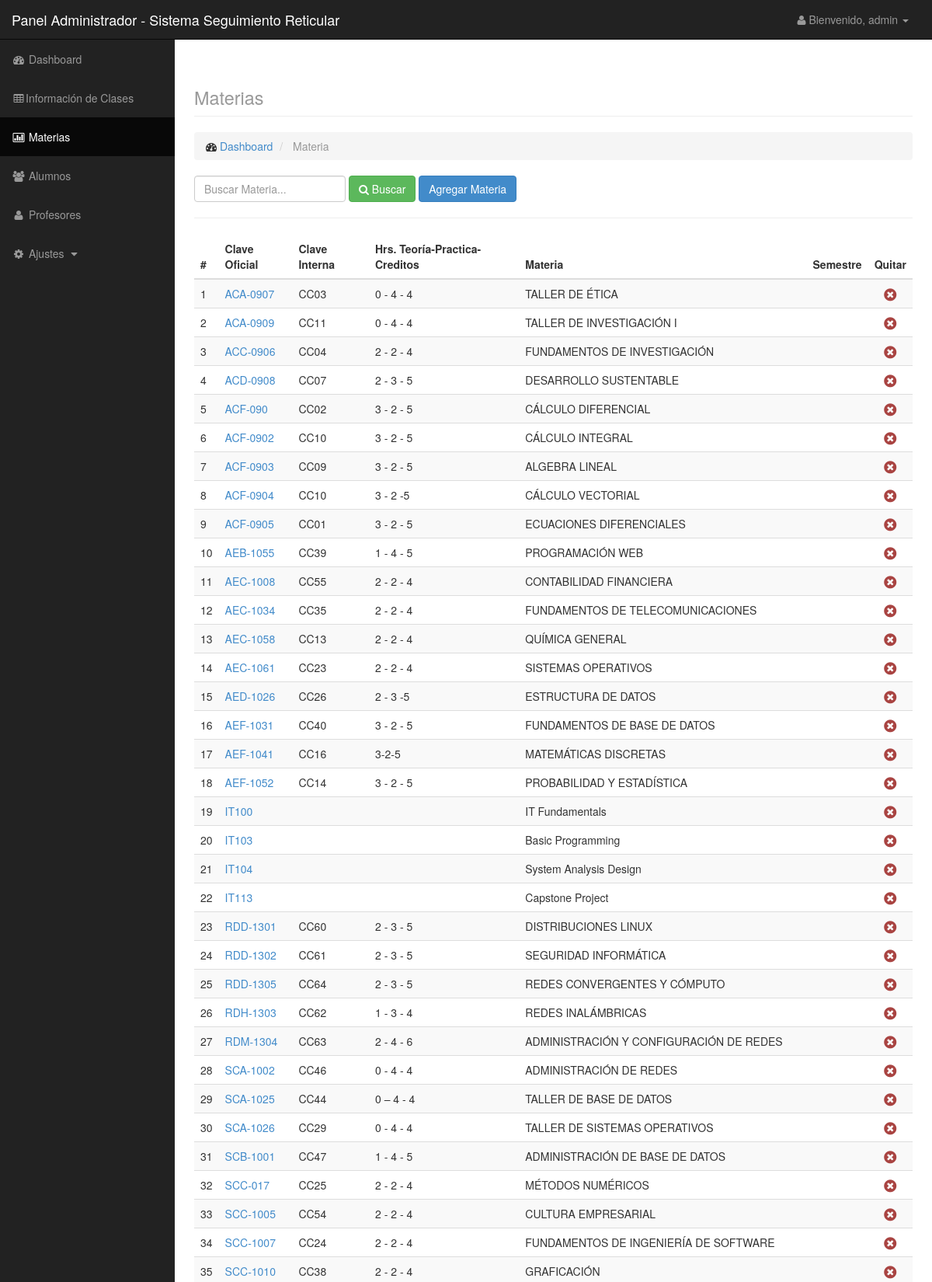
/retic/admin/subject.php (signed in, upper part), run on the app's committed database.
### tables this page shows
CREATE TABLE `subject` (
  `id` int(11) NOT NULL,
  `code` varchar(50) NOT NULL,
  `title` varchar(100) NOT NULL,
  `clave_inter` varchar(50) NOT NULL,
  `hrs` varchar(50) NOT NULL,
  `semestre_fk` int(2) NOT NULL
);

### retic/admin/data/data_model.php (called while the page is built, shortened)
<?php
    $data = new Data();
    class Data {
        function getsubject($search){
            $q = "select * from subject where code like '%$search%' or title like '%$search%' order by code asc";
            $r = mysql_query($q);
            return $r;
        }
    }
?>

### retic/admin/subject.php (the view, shortened to what this page needs)
<?php
    include('include/header.php');
    include('include/sidebar.php');
    include('data/data_model.php');
    $search = isset($_POST['search']) ? $_POST['search']: null;
    $subject = $data->getsubject($search);
?>
<div id="page-wrapper">
    <div class="container-fluid">
        <div class="row">
            <div class="col-lg-12">
                <h1 class="page-header">
                    <small>Materias</small>
                </h1>
                <ol class="breadcrumb">
                    <li>
                        <i class="fa fa-dashboard"></i> <a href="index.php">Dashboard</a>
                    </li>
                    <li class="active">
                        Materia
                    </li>
                </ol>
            </div>
        </div>
        <div class="row">
            <div class="col-lg-12">
                <div class="form-inline form-padding">
                    <form action="subject.php" method="post">
                        <input type="text" class="form-control" name="search" placeholder="Buscar Materia...">
                        <button type="submit" name="submitsearch" class="btn btn-success"><i class="fa fa-search"></i> Buscar</button>
                        <button type="button" class="btn btn-primary" data-toggle="modal" data-target="#addsubject">Agregar Materia</button>
                    </form>
                </div>
            </div>
        </div>
        <hr />
        <div class="row">
            <div class="col-lg-12">
            </div>
        </div>
        <div class="row">
            <div class="col-lg-12">
                <div class="table-responsive">
                    <table class="table table-striped">
                        <thead>
                            <tr>
                                <th>#</th>
                                <th>Clave Oficial</th>
								<th>Clave Interna</th>
								<th>Hrs. Teoría-Practica-Creditos</th>
                                <th>Materia</th>
								<th>Semestre</th>
                                <th class="text-center">Quitar</th>
                            </tr>
                        </thead>
                        <tbody>
                            <?php $c = 1; ?>
                            <?php while($row = mysql_fetch_array($subject)): ?>
                                <tr>
                                    <td><?php echo $c;?></td>
                                    <td><a href="edit.php?type=subject&id=<?php echo $row['id']?>"><?php echo $row['code'];?></a></td>
                                    <td><?php echo $row['clave_inter'];?></td>
									 <td><?php echo $row['hrs'];?></td>
									  <td><?php echo $row['title'];?></td>
									  <td><?php echo $row['semestre'];?></td>
                                    <td class="text-center"><a href="data/data_model.php?q=delete&table=subject&id=<?php echo $row['id']?>"><i class="fa fa-times-circle fa-lg text-danger confirmation"></i></a></td>
                                </tr>
                            <?php $c++; ?>
                            <?php endwhile; ?>
                        </tbody>
                    </table>
                </div>
            </div>
        </div>
    </div>
</div>
<?php include('include/footer.php'); ?>

### retic/css/sb-admin.css (style rules this page uses)
body { margin-top: 100px; background-color: #222; }
@media (min-width:768px) { body { margin-top: 50px; } }
#page-wrapper { width: 100%; padding: 0; background-color: #fff; }
@media (min-width:768px) { #page-wrapper { padding: 10px; } }

### data on the page
subject: code "ACA-0907", clave_inter "CC03", hrs "0 - 4 - 4", title "TALLER DE ÉTICA"
subject: code "ACA-0909", clave_inter "CC11", hrs "0 - 4 - 4", title "TALLER DE INVESTIGACIÓN I"
subject: code "ACC-0906", clave_inter "CC04", hrs "2 - 2 - 4", title "FUNDAMENTOS DE INVESTIGACIÓN"
subject: code "ACD-0908", clave_inter "CC07", hrs "2 - 3 - 5", title "DESARROLLO SUSTENTABLE"
subject: code "ACF-090", clave_inter "CC02", hrs "3 - 2 - 5", title "CÁLCULO DIFERENCIAL"
subject: code "ACF-0902", clave_inter "CC10", hrs "3 - 2 - 5", title "CÁLCULO INTEGRAL"
subject: code "ACF-0903", clave_inter "CC09", hrs "3 - 2 - 5", title "ALGEBRA LINEAL"
subject: code "ACF-0904", clave_inter "CC10", hrs "3 - 2 -5", title "CÁLCULO VECTORIAL"
subject: code "ACF-0905", clave_inter "CC01", hrs "3 - 2 - 5", title "ECUACIONES DIFERENCIALES"
subject: code "AEB-1055", clave_inter "CC39", hrs "1 - 4 - 5", title "PROGRAMACIÓN WEB"
subject: code "AEC-1008", clave_inter "CC55", hrs "2 - 2 - 4", title "CONTABILIDAD FINANCIERA"
subject: code "AEC-1034", clave_inter "CC35", hrs "2 - 2 - 4", title "FUNDAMENTOS DE TELECOMUNICACIONES"
subject: code "AEC-1058", clave_inter "CC13", hrs "2 - 2 - 4", title "QUÍMICA GENERAL"
subject: code "AEC-1061", clave_inter "CC23", hrs "2 - 2 - 4", title "SISTEMAS OPERATIVOS"
subject: code "AED-1026", clave_inter "CC26", hrs "2 - 3 -5", title "ESTRUCTURA DE DATOS"
subject: code "AEF-1031", clave_inter "CC40", hrs "3 - 2 - 5", title "FUNDAMENTOS DE BASE DE DATOS"
subject: code "AEF-1041", clave_inter "CC16", hrs "3-2-5", title "MATEMÁTICAS DISCRETAS"
subject: code "AEF-1052", clave_inter "CC14", hrs "3 - 2 - 5", title "PROBABILIDAD Y ESTADÍSTICA"
subject: code "IT100", title "IT Fundamentals"
subject: code "IT103", title "Basic Programming"
subject: code "IT104", title "System Analysis Design"
subject: code "IT113", title "Capstone Project"
subject: code "RDD-1301", clave_inter "CC60", hrs "2 - 3 - 5", title "DISTRIBUCIONES LINUX"
subject: code "RDD-1302", clave_inter "CC61", hrs "2 - 3 - 5", title "SEGURIDAD INFORMÁTICA"
subject: code "RDD-1305", clave_inter "CC64", hrs "2 - 3 - 5", title "REDES CONVERGENTES Y CÓMPUTO"
subject: code "RDH-1303", clave_inter "CC62", hrs "1 - 3 - 4", title "REDES INALÁMBRICAS"
subject: code "RDM-1304", clave_inter "CC63", hrs "2 - 4 - 6", title "ADMINISTRACIÓN Y CONFIGURACIÓN DE REDES"
subject: code "SCA-1002", clave_inter "CC46", hrs "0 - 4 - 4", title "ADMINISTRACIÓN DE REDES"
subject: code "SCA-1025", clave_inter "CC44", hrs "0 – 4 - 4", title "TALLER DE BASE DE DATOS"
subject: code "SCA-1026", clave_inter "CC29", hrs "0 - 4 - 4", title "TALLER DE SISTEMAS OPERATIVOS"
subject: code "SCB-1001", clave_inter "CC47", hrs "1 - 4 - 5", title "ADMINISTRACIÓN DE BASE DE DATOS"
subject: code "SCC-017", clave_inter "CC25", hrs "2 - 2 - 4", title "MÉTODOS NUMÉRICOS"
subject: code "SCC-1005", clave_inter "CC54", hrs "2 - 2 - 4", title "CULTURA EMPRESARIAL"
subject: code "SCC-1007", clave_inter "CC24", hrs "2 - 2 - 4", title "FUNDAMENTOS DE INGENIERÍA DE SOFTWARE"
subject: code "SCC-1010", clave_inter "CC38", hrs "2 - 2 - 4", title "GRAFICACIÓN"

### other printed values
$_SESSION['level'] "admin"
